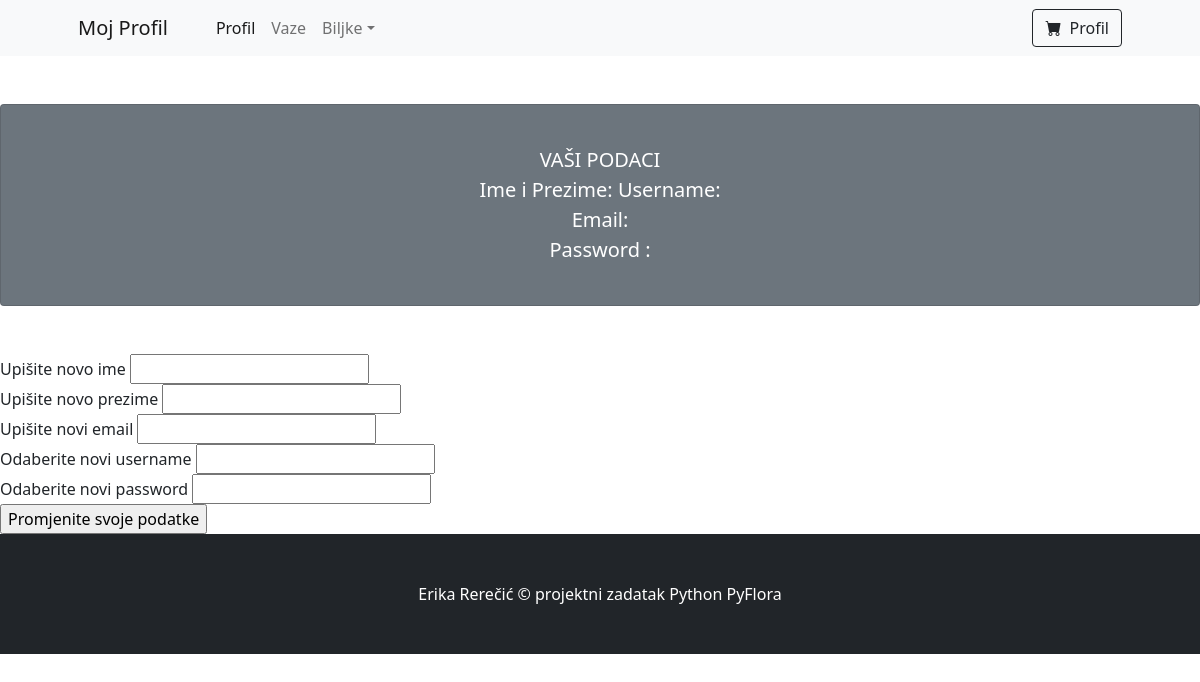
Page /profil on the earlier database version.
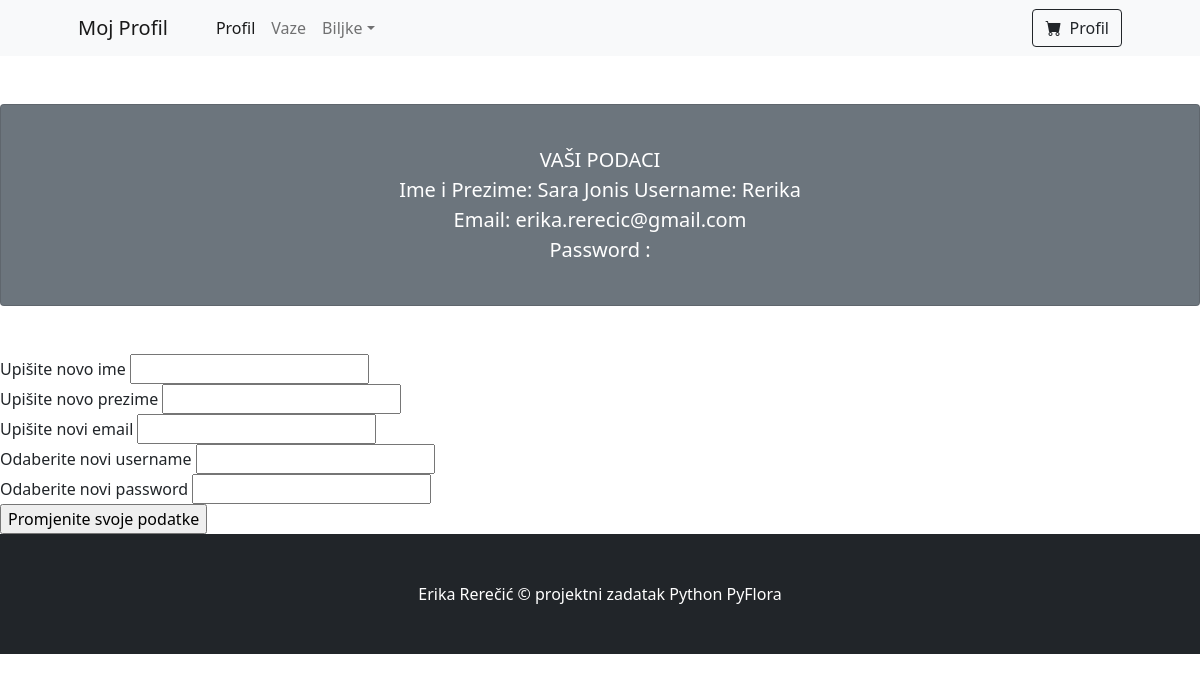
Same page on the later database version.
### app.py (models this page shows)
class User (db.Model):
    __tablename__ = 'User'
    id = db.Column(db.Integer(), primary_key = True )
    ime = db.Column(db.String(50), nullable = False)
    prezime = db.Column (db.String())
    email = db.Column (db.String(50), unique = True , nullable = False)
    username = db.Column(db.String(50), unique = True , nullable = False)
    password = db.Column (db.Integer(), nullable = False)

### app.py (the view, shortened to what this page needs)
@app.route('/profil', methods = ['GET' , 'POST'])
def profil():
    user=User.query.get(1)
    form = Profil ()
    return render_template('Profil.html', form = form , user = user)

### app.py
class Profil (FlaskForm):
    ime= StringField('Upišite novo ime')
    prezime = StringField('Upišite novo prezime')
    email = StringField('Upišite novi email')
    username = StringField('Odaberite novi username')
    password = PasswordField('Odaberite novi password')
    submit = SubmitField('Promjenite svoje podatke')

### template/Profil.html (shortened to what this page needs)
{% extends 'layout.html'%}
{%block title%} Moj Profil {%endblock%}
{%block content%}
<div class="card text-white bg-secondary my-5 py-4 text-center">
    <div class="card-body">
        <p class="lead text-white m-0">
            <strong>
                VAŠI PODACI
            </strong><br>
            Ime i Prezime: {{user.ime}} {{user.prezime}}
            Username: {{ user.username }}<br>
            Email: {{ user.email}}<br>
            Password : {{user.password}} <br>
        </p>
    </div>
</div>
<form method="POST">
    {{form.ime.label}}
    {{form.ime}} <br>
    {{form.prezime.label}}
    {{form.prezime}} <br>
    {{form.email.label}}
    {{form.email}} <br>
    {{form.username.label}}
    {{form.username}}<br>
    {{form.password.label}}
    {{form.password}}<br>
    {{form.submit()}}
</form>
{%endblock%}

### template/layout.html (shortened to what this page needs)
<!DOCTYPE html>
<html lang="en">
    <head>
        <link href="https://cdn.jsdelivr.net/npm/bootstrap-icons@1.5.0/font/bootstrap-icons.css" rel="stylesheet" />
        <link href="{{url_for('static', filename = 'css/styles.css')}}" rel="stylesheet" />
    </head>
    <body>
        <nav class="navbar navbar-expand-lg navbar-light bg-light">
            <div class="container px-4 px-lg-5">
                <a class="navbar-brand" href="#!">{%block title%}  {%endblock%}</a>
                <div class="collapse navbar-collapse" id="navbarSupportedContent">
                    <ul class="navbar-nav me-auto mb-2 mb-lg-0 ms-lg-4">
                        <li class="nav-item"><a class="nav-link active" aria-current="page" href="/profil">Profil</a></li>
                        <li class="nav-item"><a class="nav-link" href="/">Vaze</a></li>
                        <li class="nav-item dropdown">
                            <a class="nav-link dropdown-toggle" id="navbarDropdown" href="#" role="button" data-bs-toggle="dropdown" aria-expanded="false">Biljke</a>
                        </li>
                    </ul>
                    <form class="d-flex">
                        <button class="btn btn-outline-dark" type="submit" href="(/Profil)">
                            <i class="bi-cart-fill me-1"></i>
                            Profil
                        </button>
                    </form>
                </div>
            </div>
        </nav>
        {%block content%}
        {%endblock%}
        <footer class="py-5 bg-dark">
            <div class="container"><p class="m-0 text-center text-white">Erika Rerečić &copy; projektni zadatak Python PyFlora</p></div>
        </footer>
    </body>
</html>

Differences in the rows shown:
added User: ime "Sara", prezime "Jonis", username "Rerika", email "erika.rerecic@gmail.com"
